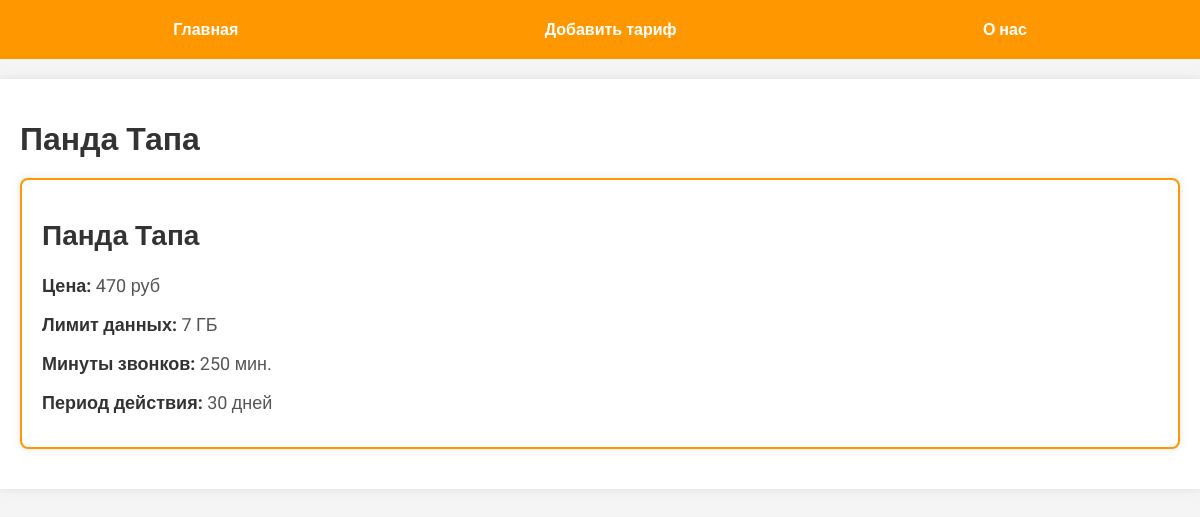
/posts/1, run on the app's committed database.
### tables this page shows
CREATE TABLE mainmenu(
id INTEGER PRIMARY KEY AUTOINCREMENT,
title TEXT NOT NULL,
url TEXT NOT NULL);

CREATE TABLE mobile_plans (
    id INTEGER PRIMARY KEY AUTOINCREMENT,
    name TEXT NOT NULL,
    price DECIMAL(10, 2) NOT NULL,
    data_limit INTEGER,
    call_minutes INTEGER,
    validity_period INTEGER
    time INTEGER NOT NULL
, time INTEGER NOT NULL);

### first_site/fldbsite.py (the view)
@app.route("/posts/<int:id_post>")
def posts(id_post):
    db = get_db()
    dbase = FDataBase(db)
    post = dbase.get_post(id_post)
    if not post:
        return "Пост не найден", 404
    name, price, data_limit, call_minutes, validity_period = post
    return render_template("posts.html", title=name, menu=dbase.get_menu(),
                           post={
                               'name': name,
                               'price': f"{price} руб",
                               'data_limit': f"{data_limit} ГБ",
                               'call_minutes': f"{call_minutes} мин.",
                               'validity_period':  f"{validity_period} дней"
                           })

### first_site/FDataBase.py (called while the page is built)
    def get_menu(self):
        sql = "SELECT * FROM mainmenu"
        try:
            self.__cur.execute(sql)
            res = self.__cur.fetchall()
            if res:
                return res
        except IOError:
            print('Ошибка чтения из БД')
        return []

    def get_post(self, post_id):
        try:
            self.__cur.execute(
                "SELECT name, price, data_limit, call_minutes, validity_period FROM mobile_plans WHERE id = ?",
                (post_id,))
            res = self.__cur.fetchone()
            if res:
                return res
        except sqlite3.Error as e:
            print('Ошибка получения данных:', str(e))
        return False, False, False, False, False

### first_site/fldbsite.py (called while the page is built)
def connect_db():
    con = sqlite3.connect(app.config['DATABASE'])
    con.row_factory = sqlite3.Row
    return con

def get_db():
    if not hasattr(g, 'link_db'):
        g.link_db = connect_db()
    return g.link_db

### first_site/templates/posts.html
{% extends 'base.html'%}
{% block content %}
{{ super() }}
<div class="container">
        <div class="card">
            <h1>{{ post.name }}</h1>
            <p><strong>Цена:</strong> {{post.price}}</p>
            <p><strong>Лимит данных:</strong> {{ post.data_limit }}</p>
            <p><strong>Минуты звонков:</strong> {{ post.call_minutes }}</p>
            <p><strong>Период действия:</strong> {{ post.validity_period }}</p>
        </div>
    </div>
{% endblock %}

### first_site/templates/base.html (shortened to what this page needs)
<!DOCTYPE html>
<html lang="en">
<head>
    <link rel="stylesheet" href="{{ url_for('static', filename='css/style.css')}}">
</head>
<body>
    {% block content %}
        {% block mainmenu %}
        <ul class="menu">
            {% for m in menu %}
            <li>
                <a href="{{m.url}}">{{ m.title }}</a>
            </li>
            {% endfor %}
        </ul>
        {% endblock %}
    <div class="content">
        {% if title %}
        <h1>{{ title }}</h1>
        {% else %}
        <h1>Мобильные тарифы</h1>
        {% endif %}
        {% endblock %}
    </div>
</body>
</html>

### first_site/static/css/style.css (style rules this page uses)
body { background: #f5f5f5; margin: 0; padding: 0; font-family: 'Roboto', sans-serif; color: #333; }
.menu { display: flex; justify-content: space-around; list-style: none; background: #ff9800; padding: 20px; margin: 0; }
.menu li { margin: 0 15px; }
.menu a { text-decoration: none; color: #fff; font-weight: bold; transition: color 0.3s ease; }
.content { max-width: 1200px; margin: 20px auto; padding: 20px; background: #fff; box-shadow: 0 0 10px rgba(0, 0, 0, 0.1); box-sizing: border-box; }
h1, h2, h3, h4, h5, h6 { color: #333; margin-bottom: 20px; }
p { line-height: 1.6; margin-bottom: 20px; }
.card { padding: 20px; border: 1px solid #ddd; border-radius: 8px; margin-bottom: 20px; background-color: #fff; box-shadow: 0 0 10px rgba(0, 0, 0, 0.1); border: 2px solid #ff9800; }
.card h1 { font-size: 28px; color: #333; margin-bottom: 20px; }
.card p { font-size: 18px; color: #555; margin: 10px 0; }
.card p strong { font-weight: bold; color: #333; }

### data on the page
mainmenu: title "Главная"
mainmenu: title "Добавить тариф"
mainmenu: title "О нас"
mobile_plans: name "Панда Тапа", price "470 руб", data_limit "7 ГБ", call_minutes "250 мин.", validity_period "30 дней"
